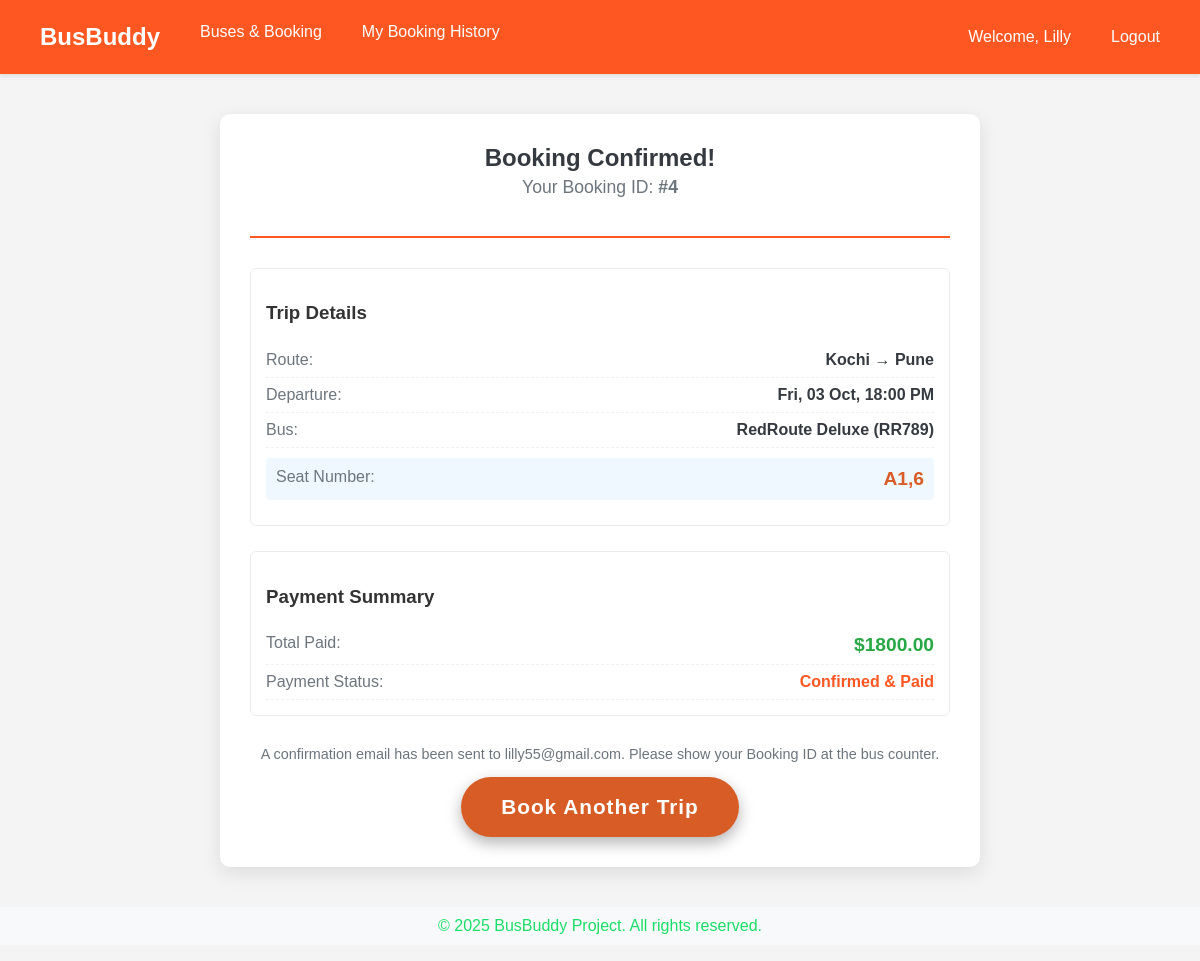
Screenshot of /confirmation/4/ (signed in) with the database file from the repository.
### core/models.py (models this page shows, shortened)
class Booking(models.Model):
    user = models.ForeignKey(settings.AUTH_USER_MODEL, on_delete=models.CASCADE)
    trip = models.ForeignKey(Trip, on_delete=models.CASCADE)
    seat_number = models.CharField(max_length=10)
    booking_date = models.DateTimeField(auto_now_add=True)
    is_paid = models.BooleanField(default=False)

class Trip(models.Model):
    route = models.ForeignKey(Route, on_delete=models.CASCADE)
    bus = models.ForeignKey(Bus, on_delete=models.CASCADE)
    departure_time = models.DateTimeField() # Visible as "Bus Timings"
    arrival_time = models.DateTimeField()
    price = models.DecimalField(max_digits=8, decimal_places=2) # Visible as "Price"

class Route(models.Model):
    origin = models.CharField(max_length=100)
    destination = models.CharField(max_length=100)

class Bus(models.Model):
    name = models.CharField(max_length=100) # e.g., 'Volvo Sleeper'
    bus_number = models.CharField(max_length=15, unique=True)
    capacity = models.IntegerField()
    amenities = models.ManyToManyField(Amenity, blank=True)

### core/views.py (the view)
# urls.py: path('confirmation/<int:booking_id>/', views.booking_confirmation, name='booking_confirmation'),
@login_required
def booking_confirmation(request, booking_id):
    booking = get_object_or_404(Booking, id=booking_id, user=request.user, is_paid=True)
    return render(request, 'core/confirmation.html', {'booking': booking})

### core/templates/core/confirmation.html (shortened to what this page needs)
{% extends "base.html" %}
{% load static %}
{% block content %}
<div class="confirmation-container">
    <div class="confirmation-header">
        <h2>Booking Confirmed!</h2>
        <p class="reference">Your Booking ID: <strong>#{{ booking.id }}</strong></p>
    </div>
    <div class="booking-details-card">
        <h3>Trip Details</h3>
        <div class="detail-row">
            <span class="label">Route:</span>
            <span class="value">{{ booking.trip.route.origin }} &rarr; {{ booking.trip.route.destination }}</span>
        </div>
        <div class="detail-row">
            <span class="label">Departure:</span>
            <span class="value">{{ booking.trip.departure_time|date:"D, d M, H:i A" }}</span>
        </div>
        <div class="detail-row">
            <span class="label">Bus:</span>
            <span class="value">{{ booking.trip.bus.name }} ({{ booking.trip.bus.bus_number }})</span>
        </div>
        <div class="detail-row highlight">
            <span class="label">Seat Number:</span>
            <span class="value seat-value">{{ booking.seat_number }}</span>
        </div>
    </div>
    <div class="payment-summary-card">
        <h3>Payment Summary</h3>
        <div class="detail-row">
            <span class="label">Total Paid:</span>
            <span class="value price-value">${{ booking.trip.price|floatformat:2 }}</span>
        </div>
        <div class="detail-row">
            <span class="label">Payment Status:</span>
            <span class="value status-paid">Confirmed & Paid</span>
        </div>
    </div>
    <p class="footer-note">A confirmation email has been sent to {{ user.email }}. Please show your Booking ID at the bus counter.</p>
    <a href="{% url 'core:bus_list' %}" class="btn-cta">Book Another Trip</a>
</div>
{% endblock %}

### core/templates/base.html (shortened to what this page needs)
{% load static %}
<!DOCTYPE html>
<html lang="en">
<head>
    <link rel="stylesheet" href="{% static 'css/style.css' %}">
</head>
<body>
    <header>
        <nav class="navbar">
            <div class="navbar-links">
                <a href="{% url 'core:home' %}" class="navbar-brand">BusBuddy</a>
                <a href="{% url 'core:bus_list' %}">Buses & Booking</a>
                {% if user.is_authenticated %}
                    <a href="{% url 'core:booking_history' %}">My Booking History</a>
                {% endif %}
            </div>
            <div class="navbar-links">
                {% if user.is_authenticated %}
                    <span style="padding: 8px 15px;">Welcome, {{ user.username }}</span>
                    <a href="{% url 'logout' %}">Logout</a>
                {% else %}
                    <a href="{% url 'login' %}">Login</a>
                    <a href="{% url 'core:signup' %}">Sign Up</a>
                {% endif %}
            </div>
        </nav>
    </header>
    <main class="container">
        {% block content %}{% endblock content %}
    </main>
    <footer>
        <p style="text-align: center; margin-top: 40px; padding: 10px; background: var(--light-bg); color: #19de68;">
            © 2025 BusBuddy Project. All rights reserved.
        </p>
    </footer>
    </body>
</html>

### core/static/css/style.css (style rules this page uses)
:root { --primary-color: #32dc84; --secondary-color: #1666b6; --accent-color: #ff5722; --text-dark: #333; --text-light: #fff; --bg-light: #f4f4f4; }
body { margin: 0; font-family: Arial, sans-serif; background-color: var(--bg-light); color: var(--text-dark); }
.btn-cta { padding: 18px 40px; background-color: var(--accent-color); color: white; border-radius: 50px; text-decoration: none; font-size: 1.3em; font-weight: bold; letter-spacing: 1px; box-shadow: 0 6px 15px rgba(0, 0, 0, 0.3); display: inline-block; animation: pulse 2s infinite ease-in-out; transition: background-color 0.3s; }

### core/templates/base.html (style rules this page uses)
:root { --primary-color: #ff5722; --accent-color: #d85c26; --light-bg: #f8f9fa; }
.navbar { background-color: var(--primary-color); color: white; padding: 15px 25px; display: flex; justify-content: space-between; align-items: center; box-shadow: 0 2px 4px rgba(0, 0, 0, 0.1); }
.navbar a { color: white; text-decoration: none; padding: 8px 15px; border-radius: 4px; transition: background-color 0.3s; }
.navbar-brand { font-size: 1.5em; font-weight: bold; }
.navbar-links { display: flex; gap: 10px; }

### core/templates/core/confirmation.html (style rules this page uses)
.confirmation-container { max-width: 700px; margin: 40px auto; padding: 30px; background: #fff; border-radius: 10px; box-shadow: 0 6px 20px rgba(0, 0, 0, 0.1); text-align: center; }
.confirmation-header { border-bottom: 2px solid var(--primary-color); padding-bottom: 20px; margin-bottom: 30px; }
.confirmation-header h2 { color: #343a40; margin: 0; }
.reference { color: #6c757d; font-size: 1.1em; margin-top: 5px; }
.booking-details-card, .payment-summary-card { text-align: left; padding: 15px; margin-bottom: 25px; border: 1px solid #e9ecef; border-radius: 6px; }
.detail-row { display: flex; justify-content: space-between; padding: 8px 0; border-bottom: 1px dashed #f1f1f1; }
.label { font-weight: 500; color: #6c757d; }
.value { font-weight: bold; color: #343a40; }
.highlight { background-color: #f0f8ff; border-radius: 4px; padding: 10px; margin: 10px 0; border-bottom: none; }
.seat-value { font-size: 1.2em; color: var(--accent-color, #ff5722); }
.price-value { color: #28a745; font-size: 1.2em; }
.status-paid { color: var(--primary-color, #28a745); font-weight: bold; }
.footer-note { font-size: 0.9em; color: #6c757d; margin-top: 30px; }

### rows the page displays
Booking: id "4", trip.route.origin "Kochi", trip.route.destination "Pune", trip.departure_time "Fri, 03 Oct, 18:00 PM", trip.bus.name "RedRoute Deluxe", trip.bus.bus_number "RR789", seat_number "A1,6", trip.price "1800.00"

### other values shown
{{ user.username }} "Lilly"
{{ user.email }} "lilly55@gmail.com"
